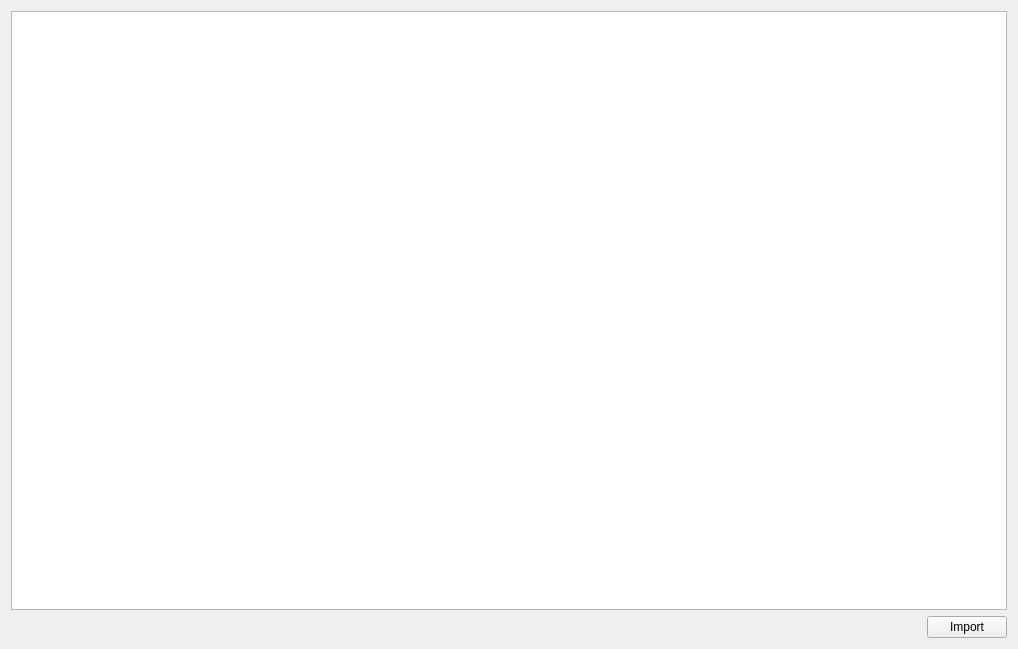
<?xml version="1.0" encoding="UTF-8"?>
<ui version="4.0">
 <class>AssetImportDlg</class>
 <widget class="QDialog" name="AssetImportDlg">
  <property name="geometry">
   <rect>
    <x>0</x>
    <y>0</y>
    <width>1018</width>
    <height>649</height>
   </rect>
  </property>
  <property name="windowTitle">
   <string>Asset Import</string>
  </property>
  <property name="windowIcon">
   <iconset resource="../../../Code/Tools/GuiFoundation/QtResources/resources.qrc">
    <normaloff>:/GuiFoundation/Icons/DocumentImport16.png</normaloff>:/GuiFoundation/Icons/DocumentImport16.png</iconset>
  </property>
  <layout class="QVBoxLayout" name="verticalLayout">
   <item>
    <widget class="QTableWidget" name="AssetTable">
     <property name="editTriggers">
      <set>QAbstractItemView::DoubleClicked|QAbstractItemView::EditKeyPressed</set>
     </property>
     <property name="alternatingRowColors">
      <bool>true</bool>
     </property>
     <property name="selectionMode">
      <enum>QAbstractItemView::SingleSelection</enum>
     </property>
     <property name="selectionBehavior">
      <enum>QAbstractItemView::SelectRows</enum>
     </property>
     <attribute name="verticalHeaderVisible">
      <bool>false</bool>
     </attribute>
    </widget>
   </item>
   <item>
    <layout class="QHBoxLayout" name="horizontalLayout">
     <item>
      <spacer name="horizontalSpacer">
       <property name="orientation">
        <enum>Qt::Horizontal</enum>
       </property>
       <property name="sizeHint" stdset="0">
        <size>
         <width>40</width>
         <height>20</height>
        </size>
       </property>
      </spacer>
     </item>
     <item>
      <widget class="QPushButton" name="ButtonImport">
       <property name="text">
        <string>Import</string>
       </property>
       <property name="autoDefault">
        <bool>false</bool>
       </property>
      </widget>
     </item>
    </layout>
   </item>
  </layout>
 </widget>
 <resources>
  <include location="../QtResources/resources.qrc"/>
  <include location="../../../Code/Tools/GuiFoundation/QtResources/resources.qrc"/>
 </resources>
 <connections/>
</ui>
